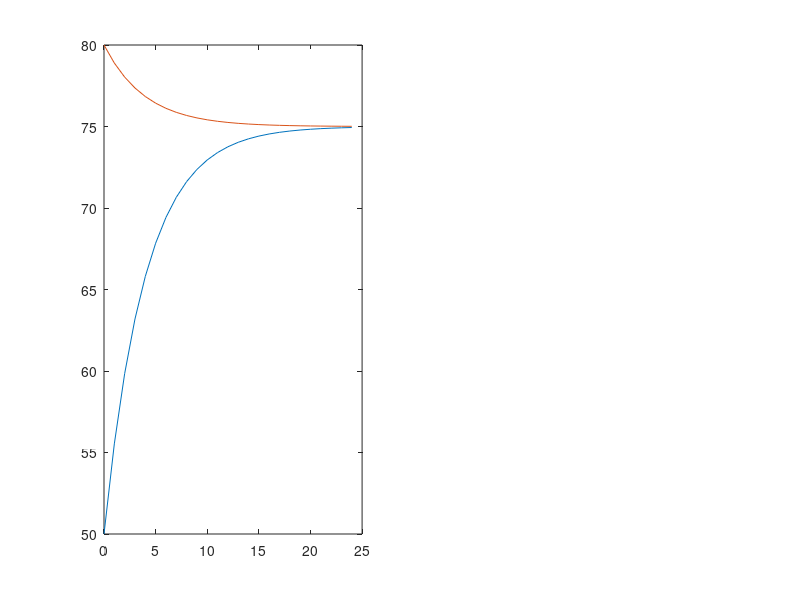

Recreate this plot in MATLAB. (Note: this script raises an error after producing the figure.)
clc;
clear;
close all;
%% Define Function for T
% Mi = initial external heat
% k = equilibrium constant
% ti = initial time
% tf = final time
% Ti = initial internal heat

function [T] = temp_H0_Q0_Mconst(Mi, k, ti, tf, Ti)
    for i = ti:tf
        T(i + 1) = Mi + exp(k * (ti - i)) * (Ti - Mi);
    end
end

%% Call Function for 2 Ti

T50 = temp_H0_Q0_Mconst(75, 0.25, 0, 24, 50);
T80 = temp_H0_Q0_Mconst(75, 0.25, 0, 24, 80);

%% Plot Functions

for i = 0:24
    time(i+1) = i;
end

subplot(1, 2, 1);
plot(time, T50);
hold on
plot(time, T80);
yline(75, 'k', 'External Temp')
legend('T_int less than T_ext', 'T_int greater than T_ext') % T internal and T external
hold off

%% Call Function for Different Kappas

k1 = temp_H0_Q0_Mconst(75, 1, 0, 24, 50);
k0_5 = temp_H0_Q0_Mconst(75, 0.5, 0, 24, 50);
k0_25 = temp_H0_Q0_Mconst(75, 0.25, 0, 24, 50);

subplot(1, 2, 2);
plot(time, k1)
hold on
plot(time, k0_5)
plot(time, k0_25)
legend('Kappa = 1', 'Kappa = 0.5', 'Kappa = 0.25')
